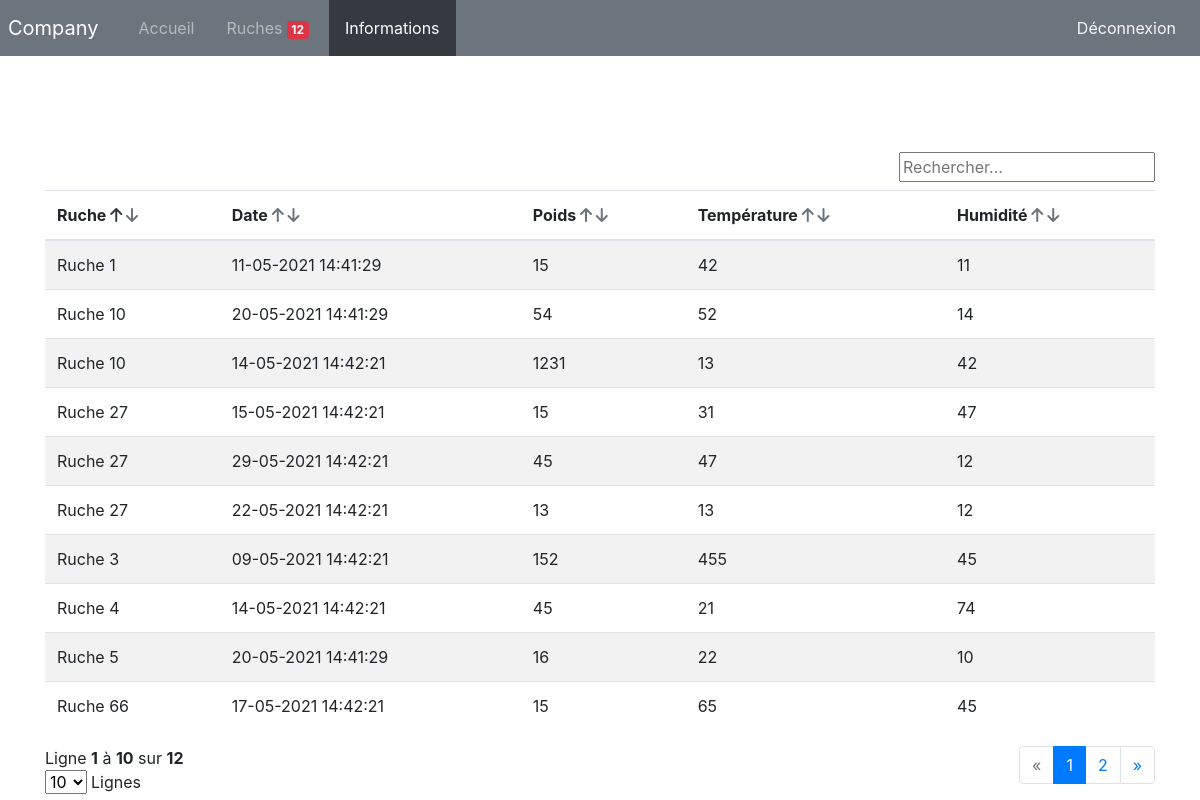
/?p=information&tri=nom&direction=ASC, run on the app's committed database.
### tables this page shows
CREATE TABLE IF NOT EXISTS `information_ruche` (
  `id` int NOT NULL AUTO_INCREMENT,
  `id_ruche` int NOT NULL,
  `date` datetime NOT NULL,
  `poids` decimal(10,0) NOT NULL,
  `temperature` int NOT NULL,
  `humidite` int NOT NULL,
  PRIMARY KEY (`id`),
  KEY `clef etrangere` (`id_ruche`)
);

CREATE TABLE IF NOT EXISTS `ruche` (
  `id` int NOT NULL AUTO_INCREMENT,
  `nom` text NOT NULL,
  `latitude` decimal(8,6) NOT NULL,
  `longitude` decimal(9,6) NOT NULL,
  PRIMARY KEY (`id`)
);

### template/information/index_information.php (the view, shortened to what this page needs)
<div class="d-flex justify-content-end align-items-center">
  <form>
    <input type="text" placeholder="Rechercher..."/ id="search">
  </form>
</div>
<table class="table table-striped mt-2">
  <thead>
    <tr>
      <th scope="col" id="nom">
        Ruche
        <span>
          <a href="/?p=information&tri=nom&direction=ASC"><i class="fas fa-arrow-up text-secondary"></i></a>
          <a href="/?p=information&tri=nom&direction=DESC"><i class="fas fa-arrow-down text-secondary"></i></a>
        </span>
      </th>
      <th scope="col" id="date">
        Date
        <span>
          <a href="/?p=information&tri=date&direction=ASC"><i class="fas fa-arrow-up text-secondary"></i></a>
          <a href="/?p=information&tri=date&direction=DESC"><i class="fas fa-arrow-down text-secondary"></i></a>
        </span>
      </th>
      <th scope="col" id="poids">
        Poids
        <span>
            <a href="/?p=information&tri=poids&direction=ASC"><i class="fas fa-arrow-up text-secondary"></i></a>
            <a href="/?p=information&tri=poids&direction=DESC"><i class="fas fa-arrow-down text-secondary"></i></a>
        </span>
      </th>
      <th scope="col" id="temperature">
        Température
        <span>
            <a href="/?p=information&tri=temperature&direction=ASC"><i class="fas fa-arrow-up text-secondary"></i></a>
            <a href="/?p=information&tri=temperature&direction=DESC"><i class="fas fa-arrow-down text-secondary"></i></a>
        </span>
      </th>
      <th scope="col" id="humidite">
        Humidité
        <span>
            <a href="/?p=information&tri=humidite&direction=ASC"><i class="fas fa-arrow-up text-secondary"></i></a>
            <a href="/?p=information&tri=humidite&direction=DESC"><i class="fas fa-arrow-down text-secondary"></i></a>
        </span>
      </th>
    </tr>
  </thead>
  <tbody>
    <?php foreach ($informations as $key => $information): ?>
    <tr>
      <td><?=$information['nom']?></th>
      <td><?=date_format(date_create($information['date']),'d-m-Y H:i:s')?></th>
      <td><?=$information['poids']?></th>
      <td><?=$information['temperature']?></td>
      <td><?=$information['humidite']?></td>
    </tr>
    <?php endforeach; ?>
  </tbody>
</table>
<div class="d-flex justify-content-between">
  <div>
    Ligne <?php
    echo '<b>'.(($pagination-1) * $limit + 1) . '</b> à <b>' .  (($pagination-1) * $limit + count($informations)) . '</b> sur <b>' . $nbrInformation. '</b>';
    ?>
    <div class="d-flex align-items-center">
      <form action="/?p=ruche&f=nbLines" method="post" name="form_nbLines" id="form_nbLines">
        <select name="nbLines" class="form-select" id="nbLines">
          <option value="10">10</option>
        </select>
      </form>
      <div class="px-1">
        Lignes
      </div>
    </div>
  </div>
  <?php
    $prec = $pagination == 1 ? 1 : $pagination-1;
    $suiv = $pagination == ceil((intval($nbrInformation) / $limit)) ? $pagination : $pagination+1;
  ?>
  <nav aria-label="Page navigation example">
    <ul class="pagination">
      <li class="page-item" id="prec">
        <a class="page-link" href="/?p=information&pagination=<?= $prec ;?>" aria-label="Previous">
          <span aria-hidden="true">&laquo;</span>
        </a>
      </li>
      <?php for ($i=1; $i < ((intval($nbrInformation) / $limit) + 1); $i++): ?>
        <li class="page-item number"><a class="page-link" href="/?p=information&pagination=<?= $i ;?>"><?= $i ;?></a></li>
      <?php endfor; ?>
      <li class="page-item" id="suiv">
        <a class="page-link" href="/?p=information&pagination=<?= $suiv ;?>" aria-label="Next">
          <span aria-hidden="true">&raquo;</span>
        </a>
      </li>
    </ul>
  </nav>
</div>

### data on the page
information_ruche: id_ruche.nom "Ruche 1", date "11-05-2021 14:41:29", poids "15", temperature "42", humidite "11"
information_ruche: id_ruche.nom "Ruche 10", date "20-05-2021 14:41:29", poids "54", temperature "52", humidite "14"
information_ruche: id_ruche.nom "Ruche 10", date "14-05-2021 14:42:21", poids "1231", temperature "13", humidite "42"
information_ruche: id_ruche.nom "Ruche 27", date "15-05-2021 14:42:21", poids "15", temperature "31", humidite "47"
information_ruche: id_ruche.nom "Ruche 27", date "29-05-2021 14:42:21", poids "45", temperature "47", humidite "12"
information_ruche: id_ruche.nom "Ruche 27", date "22-05-2021 14:42:21", poids "13", temperature "13", humidite "12"
information_ruche: id_ruche.nom "Ruche 3", date "09-05-2021 14:42:21", poids "152", temperature "455", humidite "45"
information_ruche: id_ruche.nom "Ruche 4", date "14-05-2021 14:42:21", poids "45", temperature "21", humidite "74"
information_ruche: id_ruche.nom "Ruche 5", date "20-05-2021 14:41:29", poids "16", temperature "22", humidite "10"
information_ruche: id_ruche.nom "Ruche 66", date "17-05-2021 14:42:21", poids "15", temperature "65", humidite "45"

### other printed values
$nbrRuche['nb'] "12"
$nbrInformation "12"
